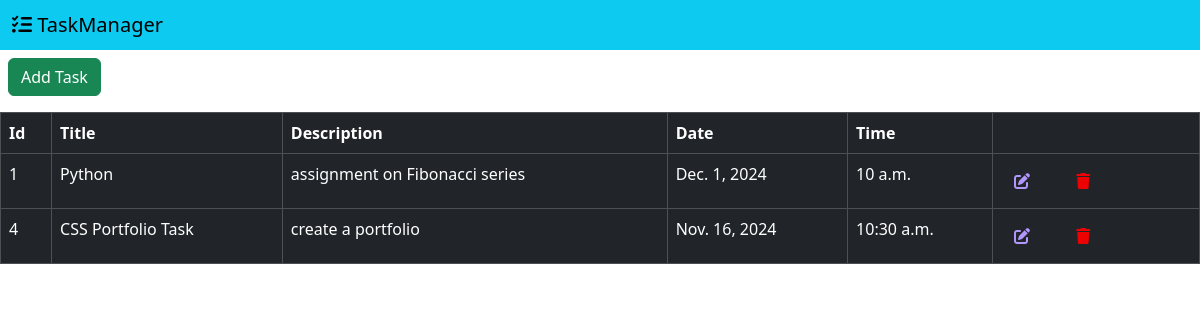
Page /task/dash on the committed database.
### task/models.py (models this page shows)
class Task(models.Model):
    title=models.CharField(max_length=1000)
    description=models.CharField(max_length=1000)
    date=models.DateField()
    time=models.TimeField()

### task/views.py (the view)
# urls.py: path('dash',DashboardView.as_view(),name='dashboard'),
class DashboardView(View):
    def get(self,request):
        data=Task.objects.all()
        return render(request,"dashboard.html",{"data":data})

### task/templates/dashboard.html
        {% extends 'navheader.html' %}
        {% block nav %}
          <a href="{% url 'add' %}" class="btn btn-success ms-2 mt-2">Add Task</a>
          <table class="table table-dark table-bordered w-100 mt-3">
            <thead>
                <tr>
                    <th>Id</th>
                    <th>Title</th>
                    <th>Description</th>
                    <th>Date</th>
                    <th>Time</th>
                    <th></th>
                </tr>
            </thead>
            <tbody>
                {% for i in data %}
                <tr>
                    <td>{{i.id}}</td>
                    <td>{{i.title}}</td>
                    <td>{{i.description}}</td>
                    <td>{{i.date}}</td>
                    <td>{{i.time}}</td>
                    <td>
                        <a href="{% url 'edit' i.id %}" class="btn me-3">
                            <i class="fa-solid fa-pen-to-square" style="color: #B197FC;"></i>
                        </a>
                        <a href="{% url 'delete' i.id %}" class="btn me-3">
                            <i class="fa-solid fa-trash" style="color: #ed0202;"></i></a>
                    </td>
                </tr>
                {% endfor %}
            </tbody>
          </table>
          {% endblock nav%}

### rows in the picture
Task: id "1", title "Python", description "assignment on Fibonacci series", date "Dec. 1, 2024", time "10 a.m."
Task: id "4", title "CSS Portfolio Task", description "create a portfolio", date "Nov. 16, 2024", time "10:30 a.m."
